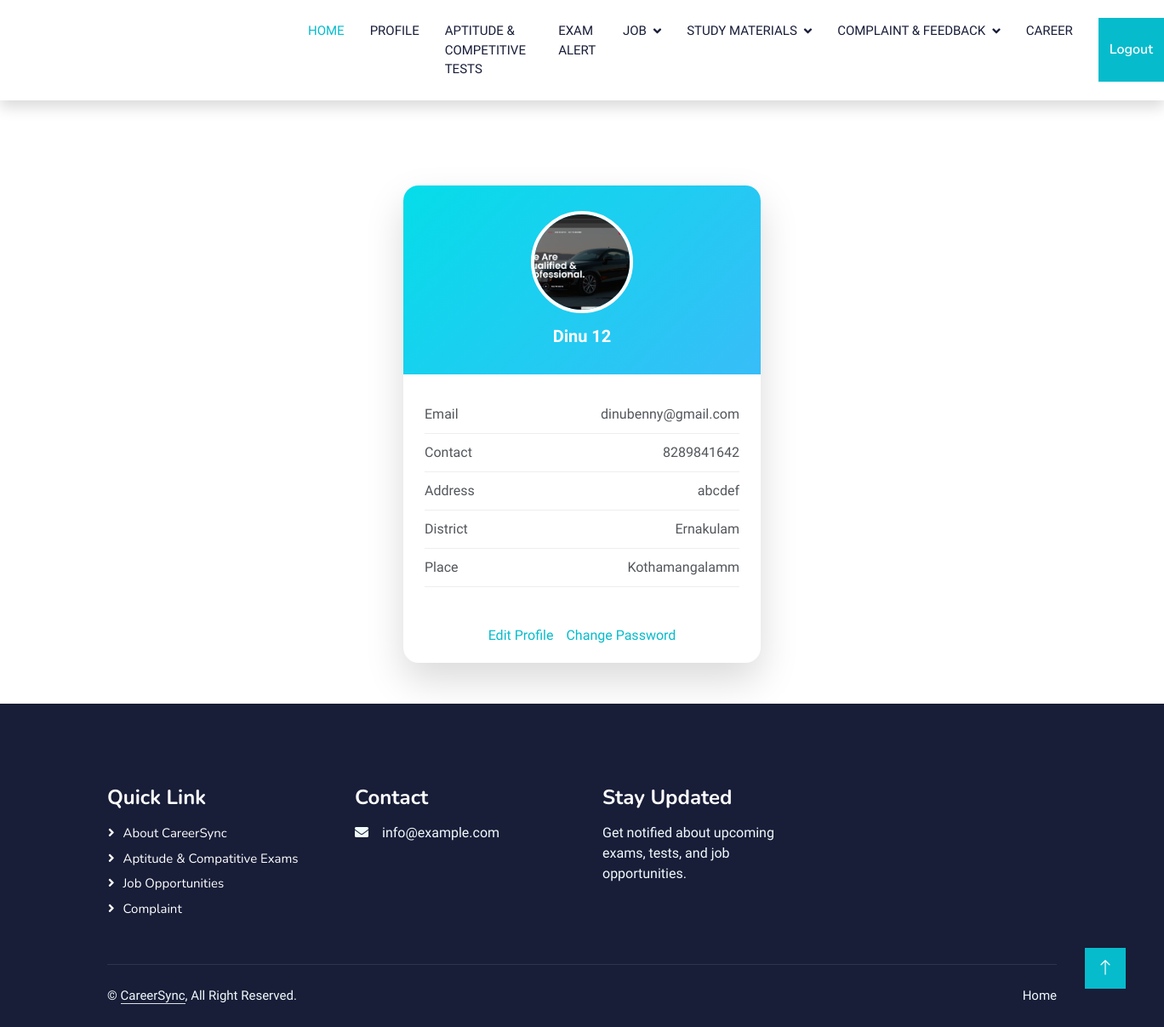
Screenshot of /User/Myprofile/ (signed in) with the database file from the repository.
### Guest/models.py (models this page shows)
class tbl_userreg(models.Model):
    user_name=models.CharField(max_length=50)
    user_email=models.CharField(max_length=50)
    user_contact=models.CharField(max_length=50)
    user_address=models.CharField(max_length=50)
    user_password=models.CharField(max_length=50)
    user_photo=models.FileField(upload_to="Assets/UserDocs/")
    place=models.ForeignKey(tbl_place,on_delete=models.CASCADE)

### Admin/models.py (models this page shows)
class tbl_place(models.Model):
    place_name = models.CharField(max_length=50)
    district=models.ForeignKey(tbl_district,on_delete=models.CASCADE)

class tbl_district(models.Model):
    district_name=models.CharField(max_length=50)

### User/views.py (the view)
# urls.py: path('Myprofile/',views.Myprofile,name='Myprofile'),
def Myprofile(request):
    if "uid" not in request.session:
        return redirect("Guest:Login")
    else:
        user=tbl_userreg.objects.get(id=request.session['uid'])
        return render(request,'User/Myprofile.html',{'user':user})

### User/Templates/User/Myprofile.html (shortened to what this page needs)
{% extends 'User/Header.html' %}
{% block content %}
<!DOCTYPE html>
<html lang="en">
<head>
</head>
<body class="careersync-profile-body">
    <div class="careersync-profile-card">
        <div class="careersync-profile-header">
            <img src="{{ user.user_photo.url }}" class="careersync-profile-photo" alt="Profile Photo">
            <div class="careersync-profile-name">{{ user.user_name }}</div>
        </div>
        <div class="careersync-profile-content">
            <div class="careersync-profile-row">
                <span class="careersync-profile-label">Email</span>
                <span class="careersync-profile-value">{{ user.user_email }}</span>
            </div>
            <div class="careersync-profile-row">
                <span class="careersync-profile-label">Contact</span>
                <span class="careersync-profile-value">{{ user.user_contact }}</span>
            </div>
            <div class="careersync-profile-row">
                <span class="careersync-profile-label">Address</span>
                <span class="careersync-profile-value">{{ user.user_address }}</span>
            </div>
            <div class="careersync-profile-row">
                <span class="careersync-profile-label">District</span>
                <span class="careersync-profile-value">{{ user.place.district.district_name }}</span>
            </div>
            <div class="careersync-profile-row">
                <span class="careersync-profile-label">Place</span>
                <span class="careersync-profile-value">{{ user.place.place_name }}</span>
            </div>
        </div>
        <div class="careersync-profile-actions">
            <a href="{% url 'User:Editprofile' %}" class="careersync-btn careersync-btn-edit">
                Edit Profile
            </a>
            <a href="{% url 'User:Changepassword' %}" class="careersync-btn careersync-btn-password">
                Change Password
            </a>
        </div>
    </div>
</body>
</html>
{% endblock %}

### Guest/static/Main/css/style.css (style rules this page uses)
:root { --primary: #06BBCC; --light: #F0FBFC; --dark: #181d38; }

### User/Templates/User/Myprofile.html (style rules this page uses)
.careersync-profile-card { width: 420px; background: #ffffff; border-radius: 18px; box-shadow: 0 20px 45px rgba(0, 0, 0, 0.15); overflow: hidden; z-index: 1; }
.careersync-profile-header { background: linear-gradient(135deg, #05dde9, #38bdf8); padding: 30px; text-align: center; }
.careersync-profile-photo { width: 120px; height: 120px; border-radius: 50%; object-fit: cover; border: 4px solid #fff; }
.careersync-profile-name { margin-top: 12px; font-size: 20px; font-weight: 600; color: #fff; }
.careersync-profile-content { padding: 25px; }
.careersync-profile-row { display: flex; justify-content: space-between; padding: 10px 0; border-bottom: 1px solid #eee; }
.careersync-profile-actions { padding: 20px; display: flex; justify-content: center; gap: 15px; }

### rows the page displays
tbl_userreg: user_photo (picture), user_name "Dinu 12", user_email "dinubenny@gmail.com", user_contact "8289841642", user_address "abcdef", place.district.district_name "Ernakulam", place.place_name "Kothamangalamm"
